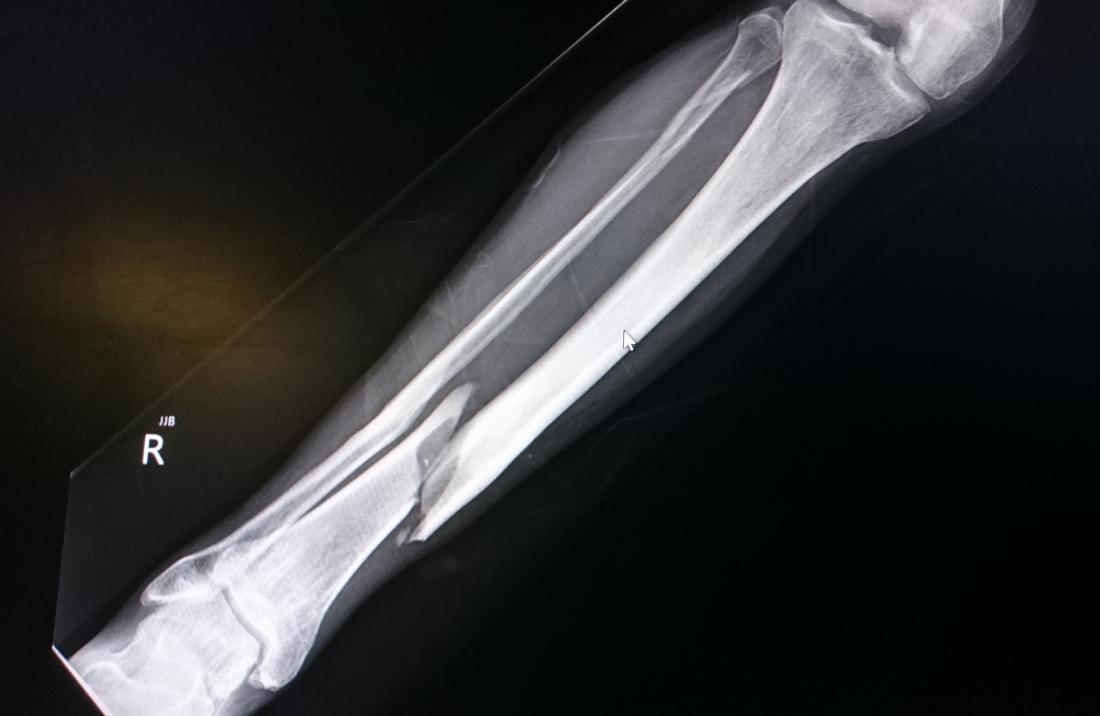
#> input picture data/BrokenBone1.jpg, 1100 x 716 px; its folder holds only this picture in this run
$ python all_versions_benchmark.py   (older library calls are emulated)
#> lines starting #> are read from the running program, lines starting #| are printed output that depends on the picture
### gpu_launcher.py
import os
import platform
import subprocess
from pathlib import Path


IMAGE_EXTENSIONS = {".png", ".jpg", ".jpeg", ".bmp", ".tif", ".tiff"}


# [57 lines left out: functions is_windows_incompatible_error, build_wsl_command, resolve_gpu_executable, not called in this run]


def get_default_wsl_distro() -> str:
    try:
        result = subprocess.run(["wsl.exe", "-l", "-q"], capture_output=True, text=True, check=True)
        lines = [d for d in result.stdout.splitlines() if d.strip()]
        distros = [d.replace("\x00", "").strip() for d in lines if d.strip()]
        if not distros:
            return "Ubuntu"
        for distro in distros:
            if distro.lower().startswith("ubuntu"):
                return distro
        return distros[0]
    except Exception:
        return "Ubuntu"


# [4 lines left out: function should_use_wsl, not called in this run]


def looks_like_image_path(path):
    return Path(str(path)).suffix.lower() in IMAGE_EXTENSIONS


# [31 lines left out: function looks_like_image_upload, not called in this run]

### tools/all_versions_benchmark.py
import subprocess
import sys
import time
import json
import argparse
from pathlib import Path

import cv2
import numpy as np

ROOT = Path(__file__).parent.parent
sys.path.insert(0, str(ROOT))
from gpu_launcher import build_wsl_command, get_default_wsl_distro
from timing_utils import parse_gpu_timing_output

STAGES = ('gaussian_ms', 'histogram_ms', 'sharpen_ms', 'edge_ms')
images = sorted(p for p in (ROOT / 'data').rglob('*') if p.suffix.lower() in {'.jpg', '.jpeg', '.png', '.bmp'})
parser = argparse.ArgumentParser()
parser.add_argument('--limit', type=int, default=0, help='Only validate the first N images')
args = parser.parse_args()
if args.limit > 0:
    images = images[:args.limit]

def cpu_once(path):
    image = cv2.imread(str(path), cv2.IMREAD_GRAYSCALE)
    stages = {}
    start = time.perf_counter()
    gaussian = cv2.GaussianBlur(image, (3, 3), 0.85)
    stages['gaussian_ms'] = (time.perf_counter() - start) * 1000.0
    start = time.perf_counter()
    histogram = cv2.equalizeHist(gaussian)
    stages['histogram_ms'] = (time.perf_counter() - start) * 1000.0
    kernel = np.array([[-0.25, -0.5, -0.25], [-0.5, 4.0, -0.5], [-0.25, -0.5, -0.25]], np.float32)
    start = time.perf_counter()
    sharpen = cv2.filter2D(histogram, cv2.CV_8U, kernel, borderType=cv2.BORDER_REPLICATE)
    stages['sharpen_ms'] = (time.perf_counter() - start) * 1000.0
    start = time.perf_counter()
    cv2.Sobel(sharpen, cv2.CV_8U, 1, 1, ksize=3)
    stages['edge_ms'] = (time.perf_counter() - start) * 1000.0
    return stages

def gpu_median(path, executable, repeats=1):
    command = build_wsl_command(str(ROOT), str(path), executable_path=str(executable), distro_name=get_default_wsl_distro())
    warmup = subprocess.run(command, cwd=str(ROOT), capture_output=True, text=True, timeout=60)
    if warmup.returncode != 0:
        raise RuntimeError(f'{executable.name} warm-up failed for {path.name}: {warmup.stdout}\n{warmup.stderr}')
    values = []
    for _ in range(repeats):
        result = subprocess.run(command, cwd=str(ROOT), capture_output=True, text=True, timeout=60)
        if result.returncode != 0:
            raise RuntimeError(f'{executable.name} failed for {path.name}: {result.stdout}\n{result.stderr}')
        parsed = parse_gpu_timing_output(result.stdout + '\n' + result.stderr)
        values.append({key: float(parsed[key]) for key in STAGES})
    return {key: float(np.median([sample[key] for sample in values])) for key in STAGES}

rows = []
for path in images:
    image = cv2.imread(str(path), cv2.IMREAD_GRAYSCALE)
#> image: shape (716, 1100); min 0, max 255, mean 51.4
    print(f'\n{path.name}: {image.shape[1]}x{image.shape[0]}')
#| BrokenBone1.jpg: 1100x716
    print('  order: CPU -> GPU1 -> Enhanced')
    cpu_samples = [cpu_once(path) for _ in range(2)]
#> in cpu_once, `histogram = cv2.equalizeHist(gaussian)`:
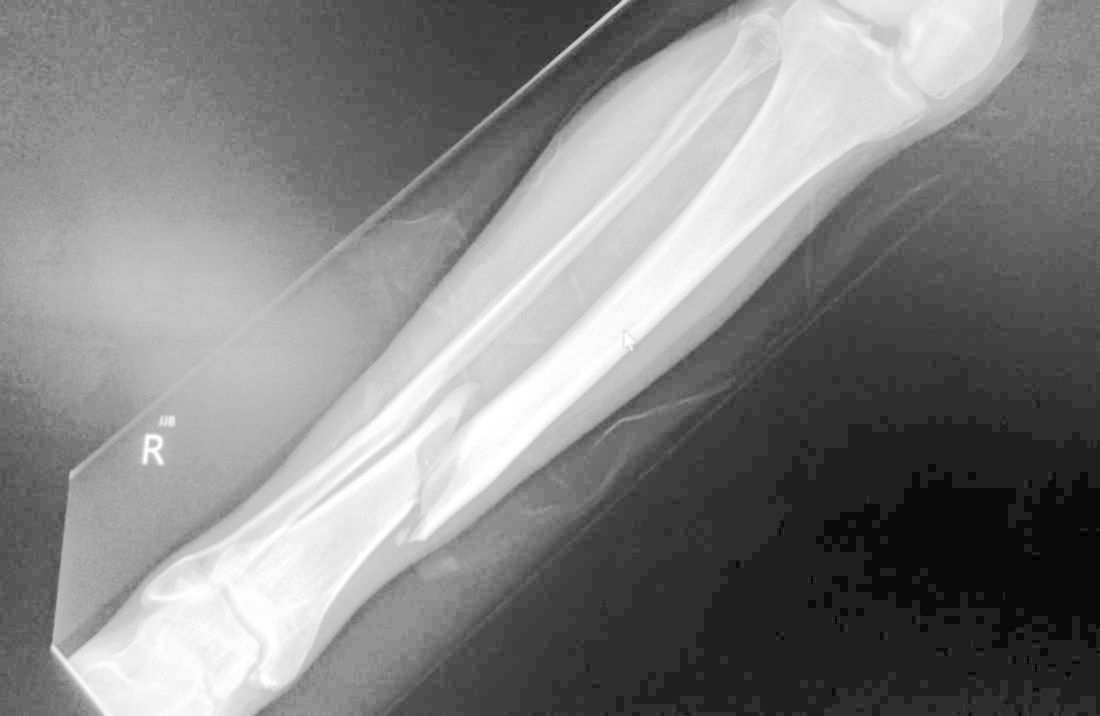
#> histogram: shape (716, 1100); min 0, max 255, mean 130.4
    cpu = {key: float(np.median([sample[key] for sample in cpu_samples[1:]])) for key in STAGES}
    print('  CPU complete')
    gpu1 = gpu_median(path, ROOT / 'gpu1')
#> (the run stopped early here; a loop or call above may not have finished)

$ run again, on data/BrokenWrist1.png
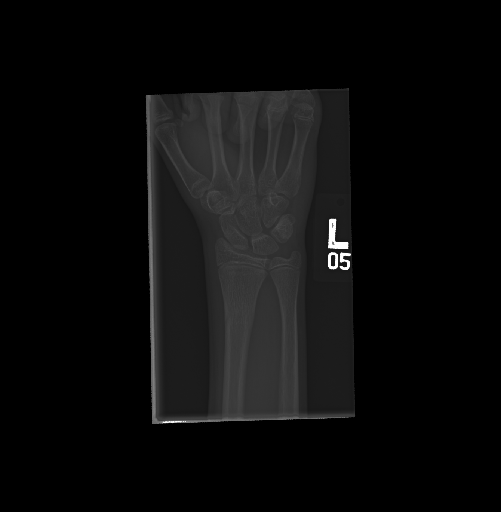
#> input picture data/BrokenWrist1.png, 501 x 512 px
#> image is the input picture: shape (512, 501); min 0, max 255, mean 11.8
#| BrokenWrist1.png: 501x512
#> in cpu_once, `histogram = cv2.equalizeHist(gaussian)`:
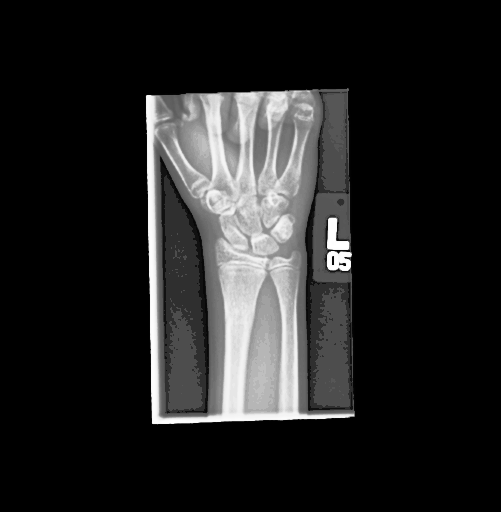
#> histogram: shape (512, 501); min 0, max 255, mean 35.4

$ run again, on data/BrokenBone2.jpg
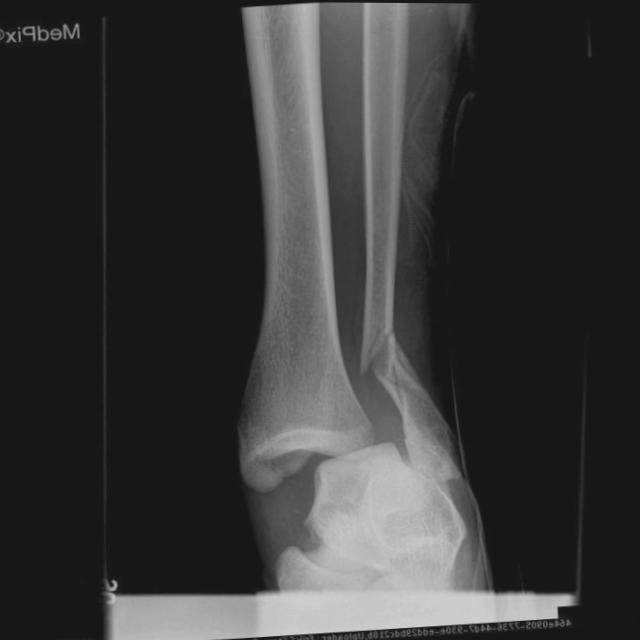
#> input picture data/BrokenBone2.jpg, 640 x 640 px
#> image is the input picture: shape (640, 640); min 11, max 216, mean 56.1
#| BrokenBone2.jpg: 640x640
#> in cpu_once, `histogram = cv2.equalizeHist(gaussian)`:
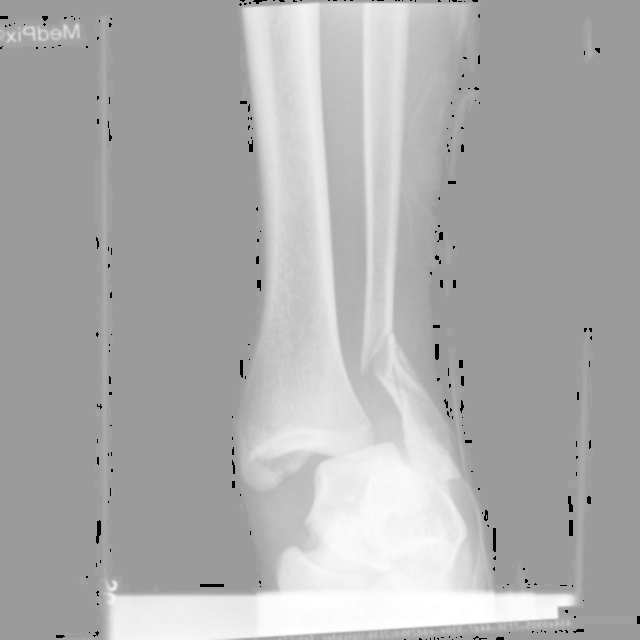
#> histogram: shape (640, 640); min 0, max 255, mean 174
